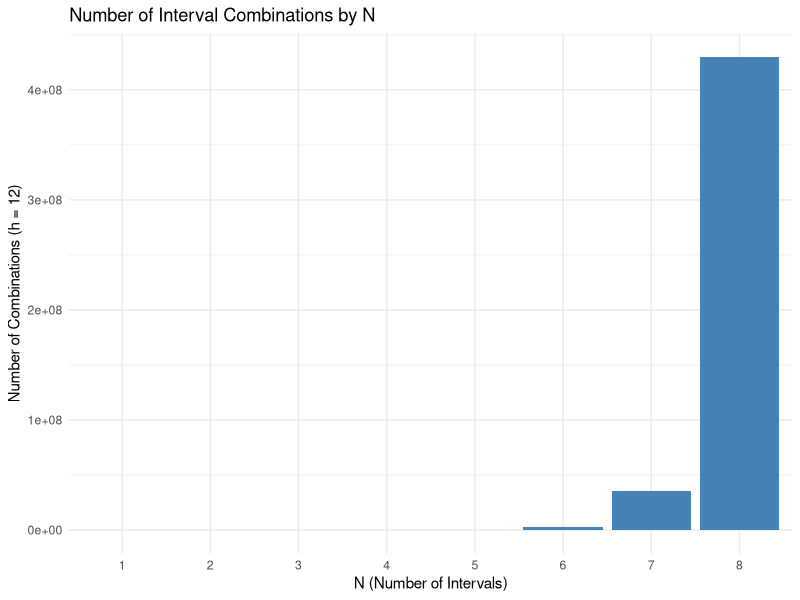

Generate this figure with R:
## ---- chunk 1

# Parameters
h <- 12
max_n <- 8

# Create a data frame with combinations
combos_df <- tibble::tibble(
  N = 1:max_n,
  Combinations = h ^ (1:max_n)
)

# Plot the table as a bar chart
ggplot2::ggplot(combos_df, ggplot2::aes(x = factor(N), y = Combinations)) +
  ggplot2::geom_bar(stat = "identity", fill = "steelblue") +
  ggplot2::labs(
    title = "Number of Interval Combinations by N",
    x = "N (Number of Intervals)",
    y = "Number of Combinations (h = 12)"
  ) +
  ggplot2::theme_minimal()


## ---- chunk 2

# library(musiccombinatoricsr)

